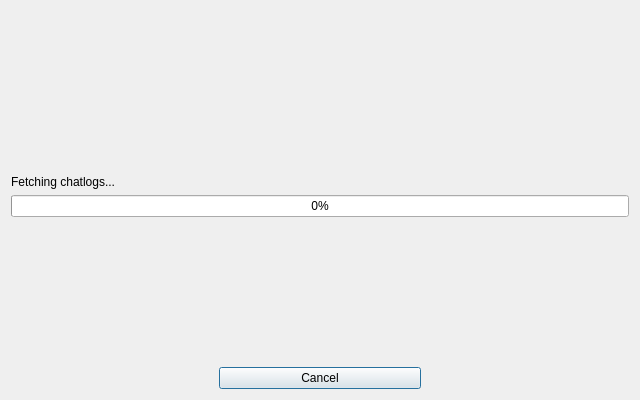
<?xml version="1.0" encoding="UTF-8"?>
<ui version="4.0">
 <class>Conversion</class>
 <widget class="QDialog" name="Conversion">
  <property name="geometry">
   <rect>
    <x>0</x>
    <y>0</y>
    <width>640</width>
    <height>400</height>
   </rect>
  </property>
  <property name="windowTitle">
   <string>Dialog</string>
  </property>
  <layout class="QGridLayout" name="gridLayout">
   <item row="0" column="0">
    <widget class="QLabel" name="srcIconLabel">
     <property name="text">
      <string/>
     </property>
     <property name="alignment">
      <set>Qt::AlignRight|Qt::AlignTop|Qt::AlignTrailing</set>
     </property>
    </widget>
   </item>
   <item row="0" column="2">
    <widget class="QLabel" name="dstIconLabel">
     <property name="text">
      <string/>
     </property>
     <property name="alignment">
      <set>Qt::AlignLeading|Qt::AlignLeft|Qt::AlignTop</set>
     </property>
    </widget>
   </item>
   <item row="1" column="1">
    <spacer name="verticalSpacer_2">
     <property name="orientation">
      <enum>Qt::Vertical</enum>
     </property>
     <property name="sizeHint" stdset="0">
      <size>
       <width>201</width>
       <height>97</height>
      </size>
     </property>
    </spacer>
   </item>
   <item row="2" column="0" colspan="3">
    <widget class="QLabel" name="descriptionLabel">
     <property name="text">
      <string>Fetching chatlogs...</string>
     </property>
    </widget>
   </item>
   <item row="3" column="0" colspan="3">
    <widget class="QProgressBar" name="progressBar">
     <property name="value">
      <number>0</number>
     </property>
    </widget>
   </item>
   <item row="4" column="1">
    <spacer name="verticalSpacer">
     <property name="orientation">
      <enum>Qt::Vertical</enum>
     </property>
     <property name="sizeHint" stdset="0">
      <size>
       <width>201</width>
       <height>97</height>
      </size>
     </property>
    </spacer>
   </item>
   <item row="5" column="1">
    <widget class="QPushButton" name="backButton">
     <property name="text">
      <string>Cancel</string>
     </property>
    </widget>
   </item>
   <item row="0" column="1">
    <widget class="QLabel" name="arrowIconLabel">
     <property name="sizePolicy">
      <sizepolicy hsizetype="Preferred" vsizetype="Preferred">
       <horstretch>0</horstretch>
       <verstretch>0</verstretch>
      </sizepolicy>
     </property>
     <property name="text">
      <string/>
     </property>
     <property name="pixmap">
      <pixmap resource="log2log.qrc">:/images/etc/Arrow.png</pixmap>
     </property>
     <property name="alignment">
      <set>Qt::AlignBottom|Qt::AlignHCenter</set>
     </property>
     <property name="openExternalLinks">
      <bool>false</bool>
     </property>
    </widget>
   </item>
  </layout>
 </widget>
 <resources>
  <include location="log2log.qrc"/>
 </resources>
 <connections/>
</ui>
